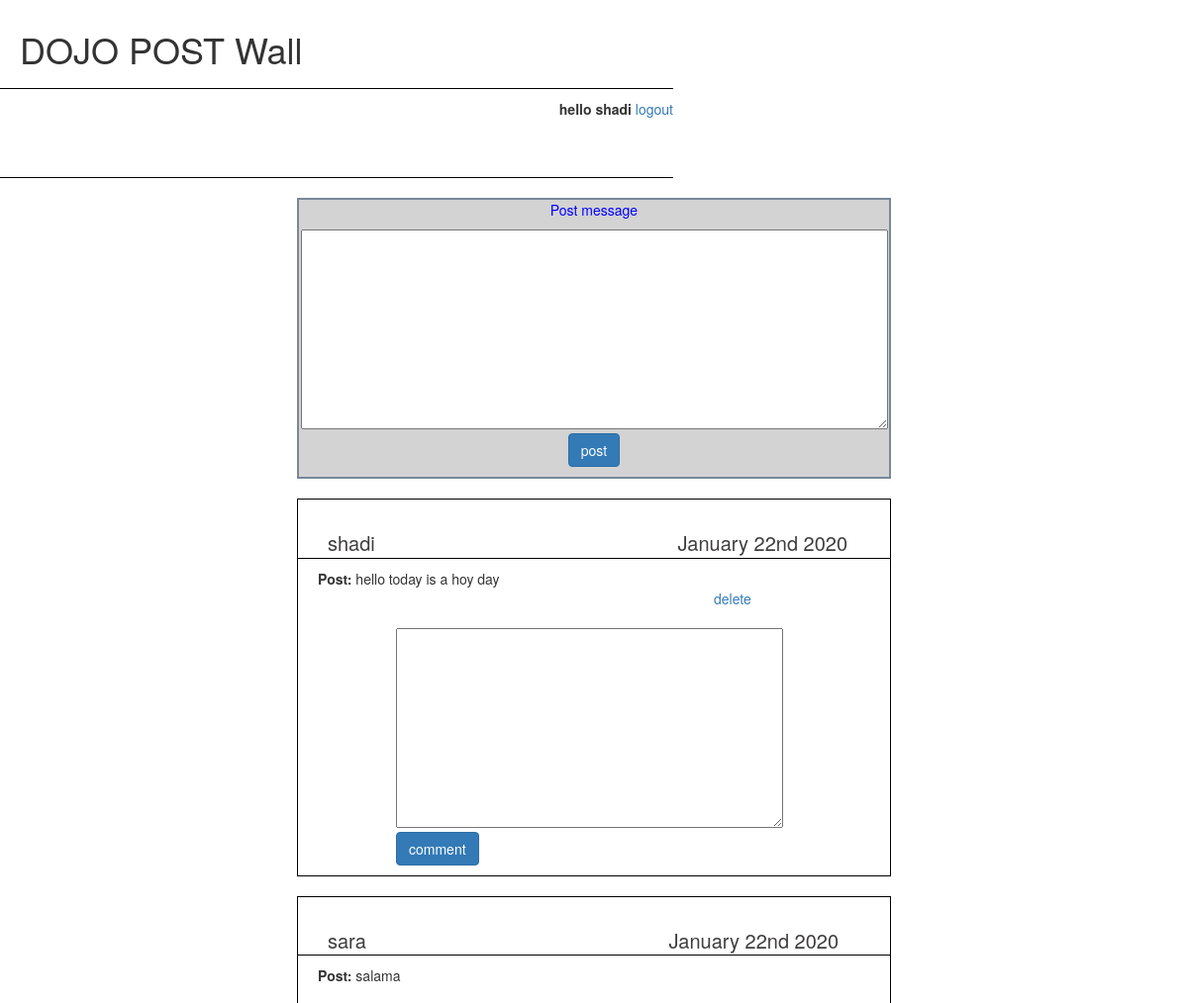
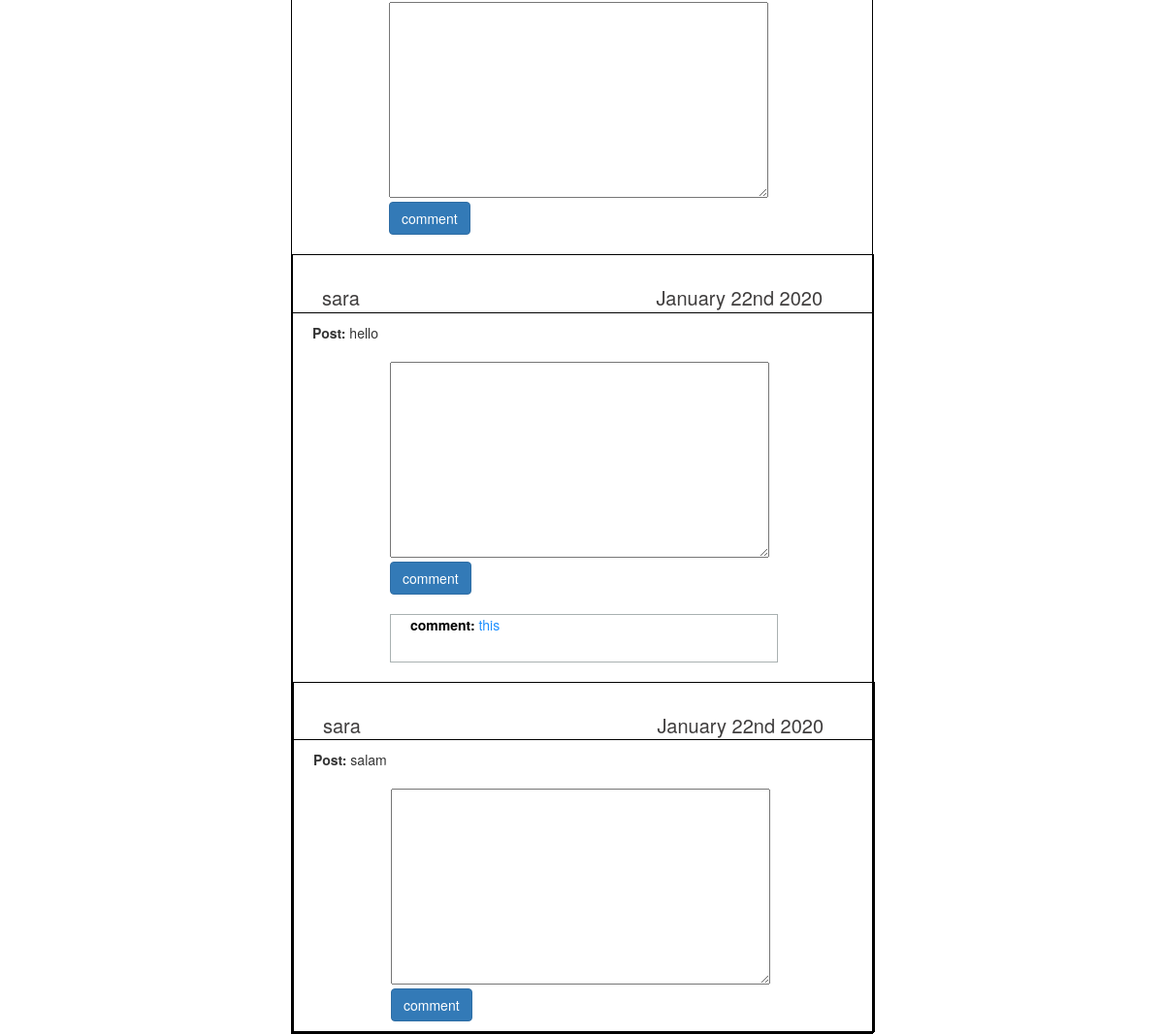
/show (signed in), run on the app's committed database (2 pictures, top to bottom).
### newapp/models.py (models this page shows)
class User(models.Model):
  firstname=models.CharField(max_length=255)
  lastname=models.CharField(max_length=255)
  email=models.CharField(max_length=255)
  password=models.CharField(max_length=255)
  created_at = models.DateField(auto_now_add=True)
  updated_at = models.DateTimeField(auto_now=True)
  objects=ManageUser()

class Message(models.Model):
    user=models.ForeignKey(User,related_name="messages",on_delete=models.CASCADE)
    message=models.TextField()
    created_at = models.DateField(auto_now_add=True)
    updated_at = models.DateTimeField(auto_now=True)

class Comment(models.Model):
    message=models.ForeignKey(Message,related_name="comments",on_delete=models.CASCADE)
    user=models.ForeignKey(User,related_name="comments",on_delete=models.CASCADE)
    comment=models.TextField()
    created_at = models.DateField(auto_now_add=True)
    updated_at = models.DateTimeField(auto_now=True)

### newapp/views.py (the view)
# urls.py: path('show',views.show),
def show(request):
    if 'id' in request.session:
        context={
            'messages':Message.objects.all().order_by('-created_at'),
            "result":User.objects.get(id=request.session["id"]),
            'commentshows':Comment.objects.all(),
            }
        return render(request,"show.html",context)
    else:
        return redirect("/")

### newapp/templates/show.html (shortened to what this page needs)
<!DOCTYPE html>
<html lang="en">
<head>
</head>
<link rel="stylesheet" href="https://maxcdn.bootstrapcdn.com/bootstrap/3.4.1/css/bootstrap.min.css">
<body>
    <div class="heads" ><h1>DOJO POST Wall</h1></div>
    <div class="heads" id="head"><b>hello {{result.firstname}}  </b><a href="/logout">logout</a></div>
    <div class="results">
     <form action="/post" method="post" class="postform">
      <p>Post message</p>
      <textarea name="post" id="post" cols="77" rows="10"></textarea>
      <p><button type="submit" class="btn btn-primary">post</button></p>
    </form>
    {% for message in messages%}
    <div class="showpost">
       <p class="poster"> {{message.user.firstname}}  <span id="datetime">  {{message.created_at|date:"F dS Y"}} </span></p>
       <div><div class="shows"> <b>Post:</b>   {{message.message}}
        {% if message.user.id == result.id%}
        <span style="margin-left:400px" > <a href="/delete/{{message.id}}">delete</a></span></div>
          {%endif%}
          <div class="comm">
                <form action="/comment/{{message.id}}" method="post">
              <textarea name="comment" id="post" cols="50" rows="10"></textarea>
              <p><button type="submit" class="btn btn-primary">comment</button></p>
            </form>
             {%for comm in message.comments.all  %}
               <div class="comment"><b style="color:black;">comment:</b> {{comm.comment}}</div>
                {%endfor%}
          </div>
       </div>
    </div>
    {%endfor%}
</div>
</body>
</html>

### newapp/templates/show.html (style rules this page uses)
* { margin:0px; padding:0px; }
.results { display:inline-block; width: 600px; vertical-align: top; padding-left:300px; }
.showpost { border: black 1px solid; width: 600px; margin-top:20px; }
.comm { width: 400px; margin:auto; margin-top:20px; }
.heads { width: 680px; border-bottom:black 1px solid; vertical-align: top; display:inline-block; height:90px; padding:10px 0px 0px 20px; }
#head { text-align: right; }
.postform { color:blue; background-color:lightgray; margin-top:20px; border: lightslategray 2px solid; width:600px; text-align: center; }
.poster { color:rgb(63, 61, 61); font-size: 20px; padding-left: 30px; margin-top:30px; border-bottom:black 1px solid; }
#datetime { margin-left:300px; }
.shows { padding-left: 20px; width: 580px }
.comment { border: solid rgb(169, 177, 177) 1px; min-height: 50px; color:dodgerblue; margin-top:20px; padding-left: 20px; }

### data on the page
User: firstname "shadi"
Message: user.firstname "shadi", created_at "January 22nd 2020", message "hello today is a hoy day"
Message: user.firstname "sara", created_at "January 22nd 2020", message "salama"
Message: user.firstname "sara", created_at "January 22nd 2020", message "hello"
Comment: comment "this"
Message: user.firstname "sara", created_at "January 22nd 2020", message "salam"
